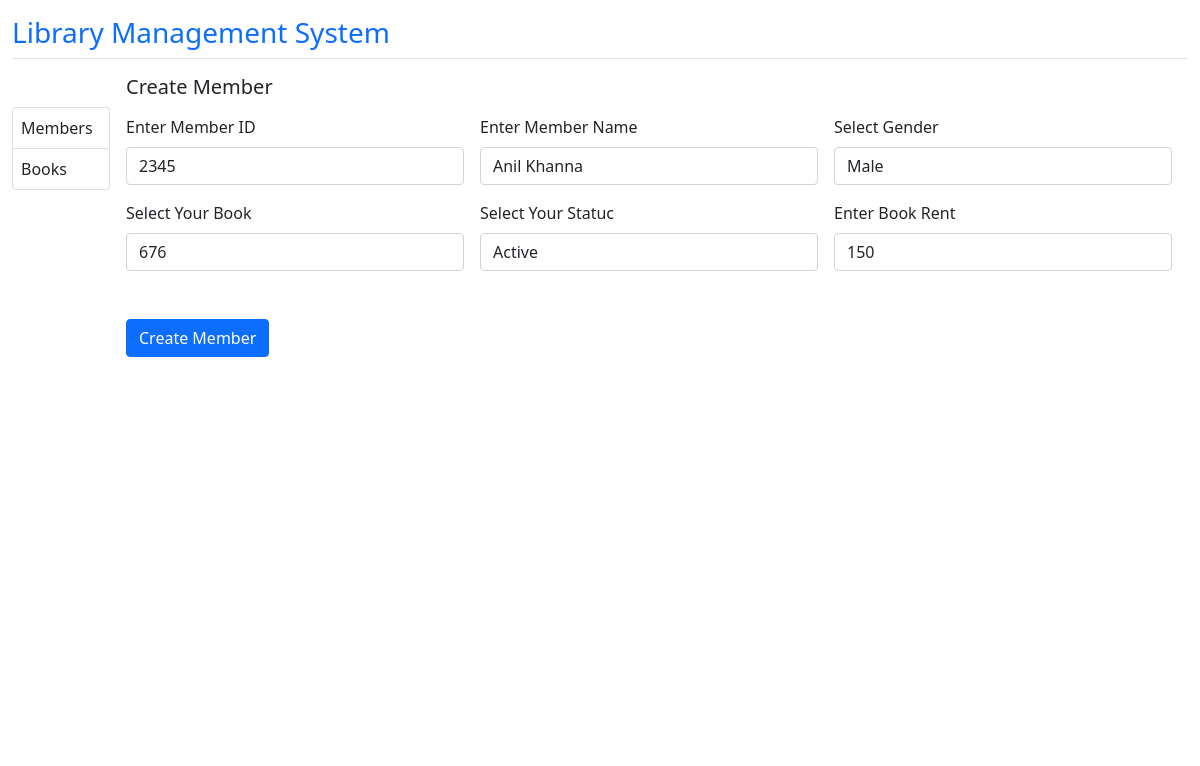
/update_member/2345/, run on the app's committed database.
### app/models.py (models this page shows, shortened)
class MemberModel(models.Model):
	memberid = models.CharField(max_length=10)
	member_name = models.CharField(max_length=200)
	Gender = models.CharField(max_length=10, choices=GENDER)
	bookid = models.ForeignKey(BooksModel, on_delete=models.CASCADE)
	status = models.CharField(max_length=20, choices=STATUS)
	rent = models.IntegerField()
	book_issue_date = models.DateField(auto_now_add=True)

class BooksModel(models.Model):
	bookid = models.CharField(max_length=10)
	title = models.CharField(max_length=500)
	autors = models.CharField(max_length=200)
	average_rating = models.CharField(max_length=100)
	isbn = models.CharField(max_length=100)
	isbn13 = models.CharField(max_length=100)
	language_codes = models.CharField(max_length=100)
	num_pages = models.IntegerField()
	ratings_count = models.IntegerField()
	text_reviews_count = models.IntegerField()
	publication_date = models.CharField(max_length=100)
	publisher = models.CharField(max_length=200)
	def __str__(self):
		return str(self.bookid)

### app/views.py (the view, shortened to what this page needs)
# urls.py: path('update_member/<memberid>/', Update_Memebers.as_view(), name='update_member'),
class Update_Memebers(TemplateView):
	def get(self, request, memberid):
		members = MemberModel.objects.get(memberid=memberid)
		form = Membersforms(instance=members)
		context = {'form':form}
		return render(request, 'create_update_member.html', context)

### app/forms.py
class Membersforms(forms.ModelForm):
	class Meta:
		model = MemberModel
		fields = ['memberid','member_name','Gender','bookid','status','rent']
		widgets = {
			'memberid':forms.TextInput(attrs={'class':'form-control'}),
			'member_name': forms.TextInput(attrs={'class':'form-control'}),
			'Gender': forms.Select(attrs={'class':'form-control'}),
			'bookid': forms.Select(attrs={'class':'form-control'}),
			'status': forms.Select(attrs={'class':'form-control'}),
			'rent': forms.NumberInput(attrs={'class':'form-control'})
		}

### app/templates/create_update_member.html (shortened to what this page needs)
<!DOCTYPE html>
{% load static %}
<html>
<head>
	<link rel="stylesheet" type="text/css" href="{% static 'css/bootstrap.css' %}">
</head>
<body>
	<div class="container mt-3" style="max-width: 90rem;">
		<div class="inner_y6" style="height: 85vh;">
			<div class="dgrg d-flex border-bottom">
				<div class="text_title" style="width: 50%">
					<h3 class="text-primary">Library Management System</h3>
				</div>
			</div>
			<div class="card border-0" style="height:100%">
			  <div class="row g-0">
			    <div class="col-md-1" style="height: 85vh;">
			    	<div class="list_dh6 mt-5">
		    			<div class="list-group">
						  <a href="{% url 'home' %}" class="list-group-item list-group-item-action p-2">Members</a>
						  <a href="{% url 'books' %}" class="list-group-item list-group-item-action p-2">Books</a>
						</div>
		    		</div>
			    </div>
			    <div class="col-md-11">
			      <div class="card-body">
			      	  <div class="fgt5 mb-3">
			        		<h5 class="text-bold">Create Member</h5>
			        	</div>
				      <div class="creetf4">
						<form class="row g-3" action="" method="POST">
						  <div class="col-4">
						    <label for="inputEmail4" class="form-label">Enter Member ID</label>
						    {{form.memberid}}
						  </div>
						  <div class="col-4">
						    <label class="form-label">Enter Member Name</label>
						    {{form.member_name}}
						  </div>
						  <div class="col-4">
						    <label class="form-label">Select Gender</label>
						    {{form.Gender}}
						  </div>
						  <div class="col-4">
						    <label class="form-label">Select Your Book</label>
						    {{form.bookid}}
						  </div>
						  <div class="col-4">
						    <label class="form-label">Select Your Statuc</label>
						    {{form.status}}
						  </div>
						  <div class="col-4">
						    <label class="form-label">Enter Book Rent</label>
						    {{form.rent}}
						  </div>
						  <div class="col-12 mt-5">
						    <button type="submit" class="btn btn-primary">Create Member</button>
						  </div>
						</form>
				      </div>
			  		</div>
			  	</div>
			  </div>
			</div>
		</div>
	</div>
</body>
</html>

### data on the page
MemberModel: memberid "2345", member_name "Anil Khanna", Gender "Male", status "Active", rent "150"
BooksModel: bookid "676"
